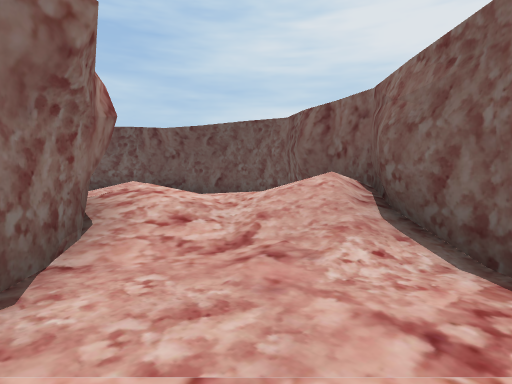
View 1 (above)

17 first-person views from a walk through a scene from a Unity 3-D project. The camera is 1.5 m above the floor, tilts 4° down and sees 80° across. The floor is counted in squares, 2 m on a side. Each view is taken from the middle of a square. On the plan, view 1 faces up. The plan holds only what a view shows up to about 10 squares ahead; the rest is blank. The place goes on beyond the plan.

View 2
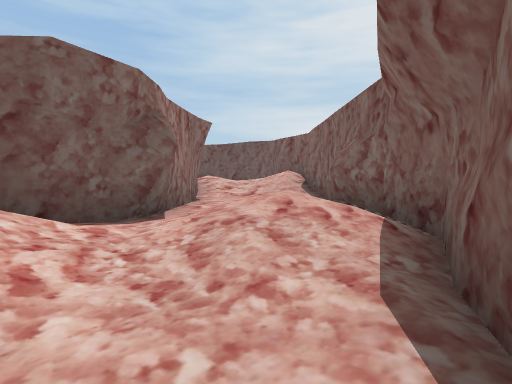

View 3
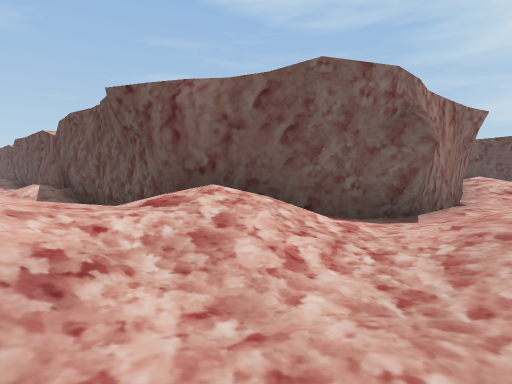

View 4
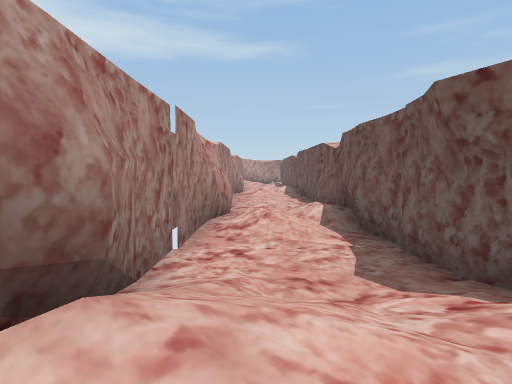

View 5
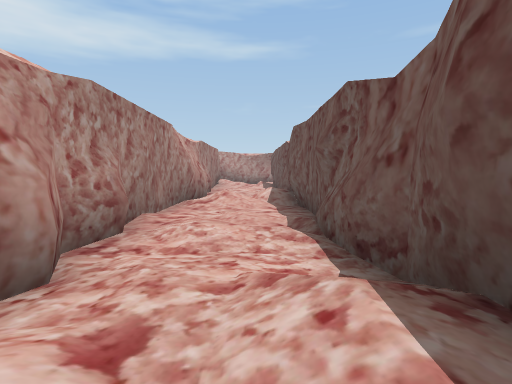

View 6
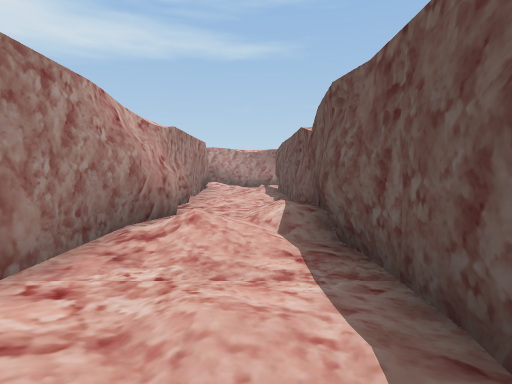

View 7
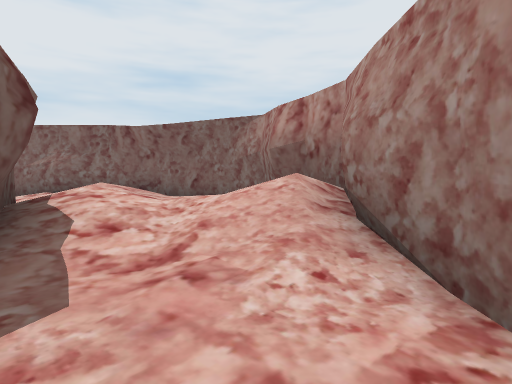

View 8
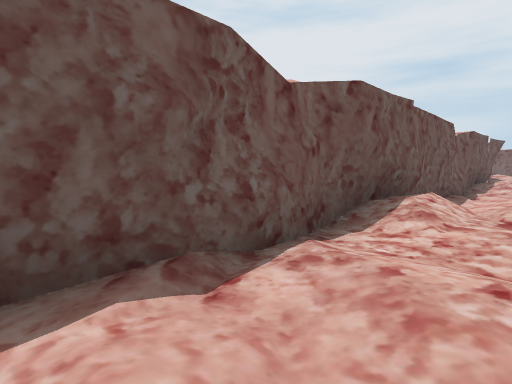

View 9
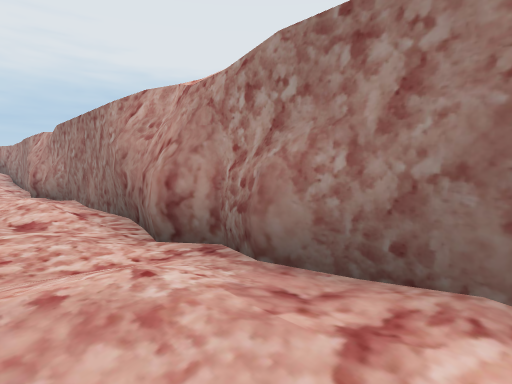

View 10
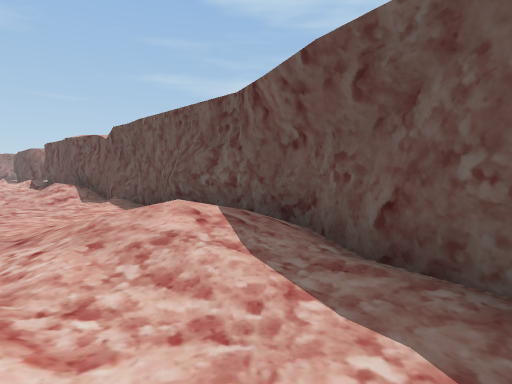

View 11
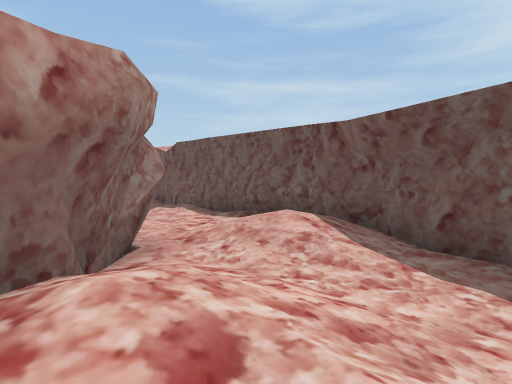

View 12
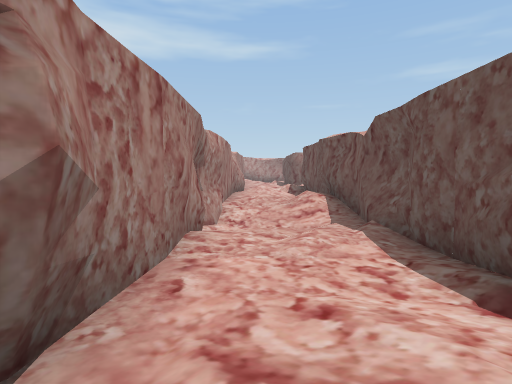

View 13
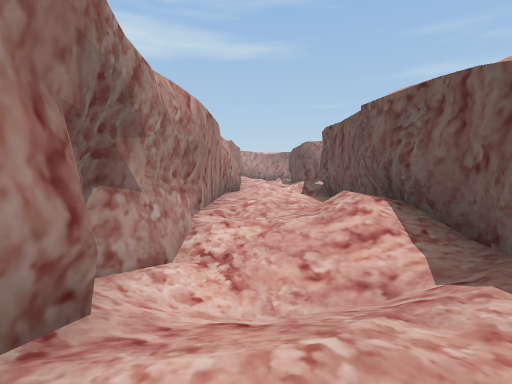

View 14
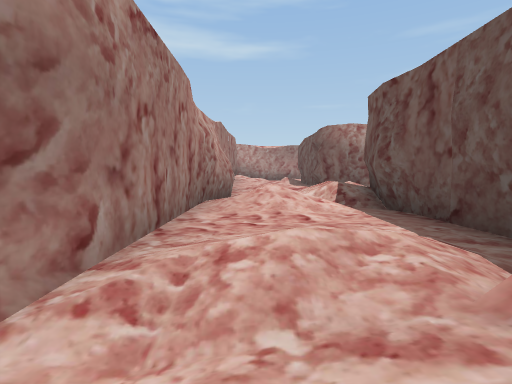

View 15
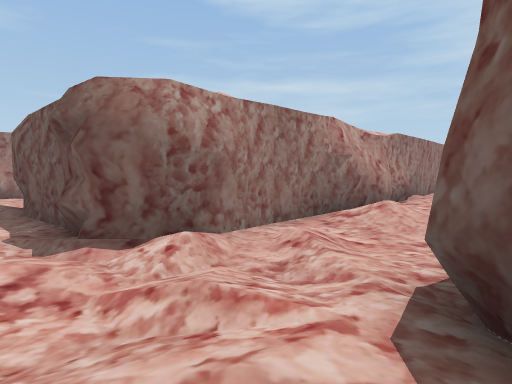

View 16
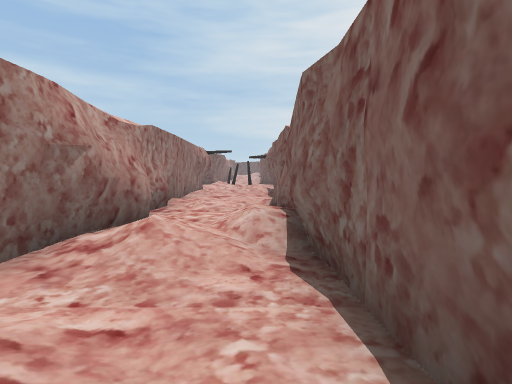

View 17
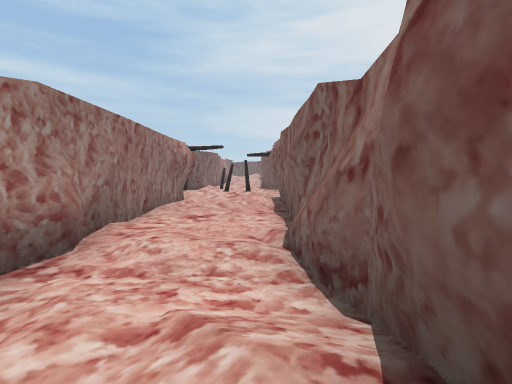

### Floor plan
Key: @ floor where view 1 was taken; # wall or solid block; . main floor; : floor 0.25 m higher than the main floor; - floor 0.25 m lower than the main floor; + floor 0.5 m higher than the main floor; * floor 0.75 m higher than the main floor; % floor 1 m higher than the main floor; / step, stairs or slope.
Columns run from 22 left of view 1 to 2 right of it. Each row starts with its distance up from view 1.
 24  #   #
 23  #  /#
 22  #+:.#
 21  #.:.#
 20  #...#
 19  #...#
 18  #.::#
 17  #...#
 16  #/:.#
 15  #/:*#
 14  #///#
 13  #./.#
 12  #...#
 11  #./:#
 10  #/.:################
  9 ##.:/*#..##//./..#:/###
  8 :.:.///..:////...:+*+:##
  7   /..//../-///..../+/..#
  6    #######/#/######.://##
  5            ###    ##////#
  4                    ##///#
  3                     #://#
  2                     #...#
  1                     #...#
  0                     #.@.#
 -1                    ##./:#
 -2                    #.:*/#
 -3 ##     ###     #####/:+/#
 -4 .#######.#######../%/.:.#
 -5 ..:.///...:.///.../*/..##
 -6 .::..//..::.://..:///..#
 -7 #.#####.#######...#####
 -8 ###   ###    ######

Positions as (right, up) in squares from view 1, and headings:
1: (0, 0), facing up
2: (0, -6), facing up
3: (0, -6), facing up-left
4: (-2, -6), facing left
5: (-8, -5), facing left
6: (-12, -5), facing left
7: (-7, -6), facing right
8: (-22, -6), facing up-right
9: (-22, -5), facing down-right
10: (0, 6), facing up-left
11: (0, 4), facing up-left
12: (-3, 7), facing left
13: (-7, 7), facing left
14: (-11, 7), facing left
15: (-17, 8), facing up-left
16: (-18, 10), facing up
17: (-18, 14), facing up
